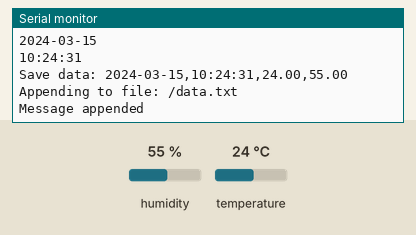
Bench run of a sketch on a simulated ESP32. Shown: the last lines printed to the serial monitor. The inputs (shaded band) are chosen by the test bench; at power-on: humidity 55 %, temperature 24 °C. WiFi joins after 1.5 s; servers stay silent unless stated; network time is answered at once with the bench clock; the local clock reads 2024-03-15 10:24:30 at power-on unless the sketch sets it; storage starts empty.

Above: at 2.7 s.
2.8 s: humidity set to 22 %
At 8.0 s:
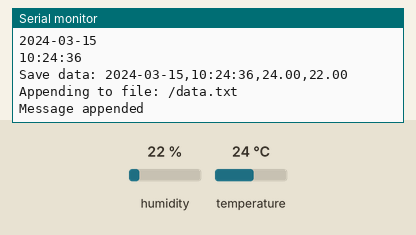
8.8 s: temperature set to 12 °C
At 12.1 s:
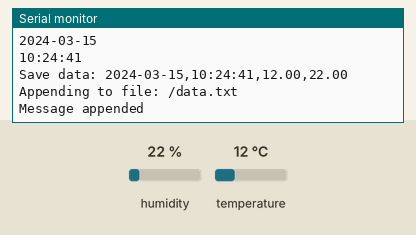
14.8 s: humidity set to 40 %
At 17.4 s:
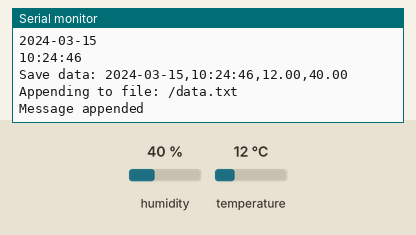
Timing chart, 0 to 18.9 s (numbered marks = the images above; inputs shaded):
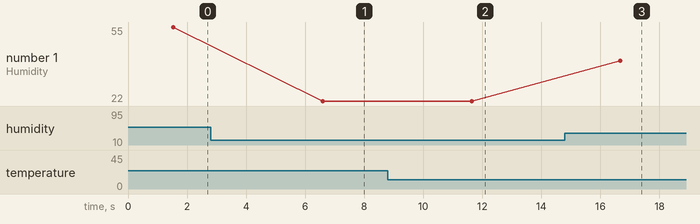

Measured:
- after the input at 2.8 s, the serial monitor: prints a new line after 3.8 s (image 1)
- after the input at 8.8 s, the serial monitor: prints a new line after 2.8 s (image 2)
- after the input at 14.8 s, the serial monitor: prints a new line after 1.9 s (image 3)
- plotted number 1: 55 → 22 after the input at 2.8 s, 22 → 40 after the input at 14.8 s

The sketch:

tempWrittosd_card.ino
```cpp
#include "DHT.h"
#include "FS.h"
#include "SD.h"
#include <SPI.h>
#include <WiFi.h>
#include <NTPClient.h>
#include <WiFiUdp.h>
#define DHTTYPE DHT11 // DHT 11
uint8_t DHTPin = 4;
DHT dht(DHTPin, DHTTYPE);
float Temperature;
float Humidity;
String formattedDate;
String dayStamp;
String timeStamp;
// Replace with your network credentials
 char* ssid     = "Galaxy-M20";
 char* password = "ac312124";
// Define CS pin for the SD card module
#define SD_CS 5
String dataMessage;
// Define NTP Client to get time
WiFiUDP ntpUDP;
NTPClient timeClient(ntpUDP);
void setup() {
  Serial.begin(115200);
  pinMode(DHTPin, INPUT);
  dht.begin();
  Serial.print("Connecting to ");
  Serial.println(ssid);
  WiFi.begin(ssid, password);
  while (WiFi.status() != WL_CONNECTED) {
    delay(500);
    Serial.print(".");
  }
  Serial.println("");
  Serial.println("WiFi connected.");
  // Initialize a NTPClient to get time
  timeClient.begin();
  timeClient.setTimeOffset(19800);
  // Initialize SD card
//  SD.begin(SD_CS);
//  if(!SD.begin(SD_CS)) {
//    Serial.println("Card Mount Failed");
//    return;
//  }
  uint8_t cardType = SD.CardType();
  if(cardType == CARD_NONE) {
    Serial.println("No SD card attached");
    return;
  }
  Serial.println("Initializing SD card...");
////  if (!SD.begin(SD_CS)) {
//    Serial.println("ERROR - SD card initialization failed!");
//    return;    // init failed
//  }
  File file = SD.open("/data.txt");
  if(!file) {
    Serial.println("File doens't exist");
    Serial.println("Creating file...");
    writeFile(SD, "/data.txt", "Date, Time, Temperature, Humidity \r\n");
  }
  else {
    Serial.println("File already exists");
  }
  file.close();
}
void loop() {
    Read_TempHum();
    getTimeStamp();
    logSDCard();
    delay(5000); //Wait for 5 seconds before writing the next data
}
// Function to get temperature
void Read_TempHum()
{
  Temperature = dht.readTemperature();
  Humidity = dht.readHumidity();
  Serial.print("Temperature = ");
  Serial.println(Temperature);
  Serial.print("Humidity = ");
  Serial.println(Humidity);
}
// Function to get date and time from NTPClient
void getTimeStamp() {
  while(!timeClient.update()) {
    timeClient.forceUpdate();
  }
  formattedDate = timeClient.getFormattedDate();
  Serial.println(formattedDate);
  int splitT = formattedDate.indexOf("T");
  dayStamp = formattedDate.substring(0, splitT);
  Serial.println(dayStamp);
  // Extract time
  timeStamp = formattedDate.substring(splitT+1, formattedDate.length()-1);
  Serial.println(timeStamp);
}
// Write the sensor readings on the SD card
void logSDCard() {
  dataMessage =  String(dayStamp) + "," + String(timeStamp) + "," +
                String(Temperature) + "," + String(Humidity)+ "\r\n";
  Serial.print("Save data: ");
  Serial.println(dataMessage);
  appendFile(SD, "/data.txt", dataMessage.c_str());
}
// Write to the SD card (DON'T MODIFY THIS FUNCTION)
void writeFile(fs::FS &fs, const char * path, const char * message) {
  Serial.printf("Writing file: %s\n", path);
  File file = fs.open(path, FILE_WRITE);
  if(!file) {
    Serial.println("Failed to open file for writing");
    return;
  }
  if(file.print(message)) {
    Serial.println("File written");
  } else {
    Serial.println("Write failed");
  }
  file.close();
}
// Append data to the SD card (DON'T MODIFY THIS FUNCTION)
void appendFile(fs::FS &fs, const char * path, const char * message) {
  Serial.printf("Appending to file: %s\n", path);
  File file = fs.open(path, FILE_APPEND);
  if(!file) {
    Serial.println("Failed to open file for appending");
    return;
  }
  if(file.print(message)) {
    Serial.println("Message appended");
  } else {
    Serial.println("Append failed");
  }
  file.close();
}
```
